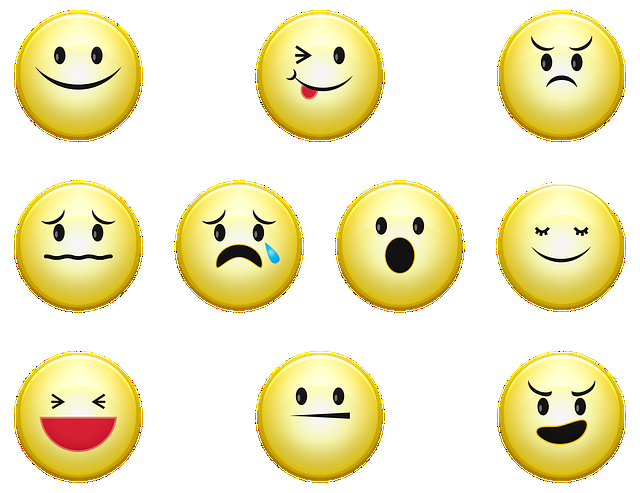
#> input picture Open cv/images/img_6_0.png, 640 x 493 px, found by its file name
$ python c1_cv2_imread_itemset.py
#> lines starting #> are read from the running program, lines starting #| are printed output that depends on the picture; after the words box and inside, x2 and y2 are one past the last pixel; in counts of white or black regions, pixels touching at a corner belong together
# -*- coding: utf-8 -*-
"""
Created on Mon Jul 22 11:35:56 2024

@author: leehj
"""

# -*- coding: utf-8 -*-
"""
Created on Wed Oct 25 16:03:08 2023

@author: Solero
"""

# P95

import cv2
import numpy as np

print(cv2.__version__) # 4.9.0

#%%
img = cv2.imread("./images/img_6_0.png") # 그림 읽기
#> img is the input picture: shape (493, 640, 3); mean B, G, R 192.4, 234.1, 241.3

print(img.shape) # (높이, 너비, 칼라) -> (493, 640, 3)
#| (493, 640, 3)

#%%
height = img.shape[0] # 높이
#> height = 493
width = img.shape[1]  # 너비
#> width = 640
bgr = img.shape[2]    # 컬러(RGB)
#> bgr = 3

print("height:", height)
#| height: 493
print("width:", width)
#| width: 640
print("bgr:", bgr)
#| bgr: 3

#%%


# 세로선
for y in range(0, height):
    # img.itemset(y, x, channel, color) : 해당 위치에 픽셀을 지정
    img.itemset(y, int(width / 2), 0, 0)   # blue
    img.itemset(y, int(width / 2), 1, 0)   # green
    img.itemset(y, int(width / 2), 2, 255) # red
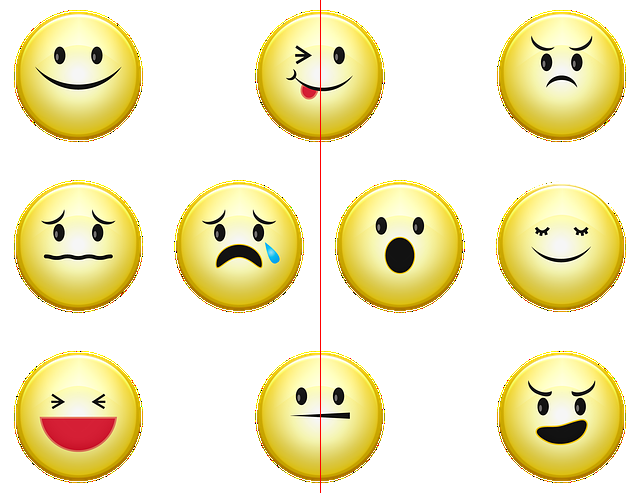
#> img: shape (493, 640, 3); 0.16% of pixels changed, all inside (x1, y1, x2, y2) = (320, 0, 321, 493)

# 가로선
for x in range(0, width):
    img.itemset(int(height / 2), x, 0, 255) # blue
    img.itemset(int(height / 2), x, 1, 0)   # green
    img.itemset(int(height / 2), x, 2, 0)   # red
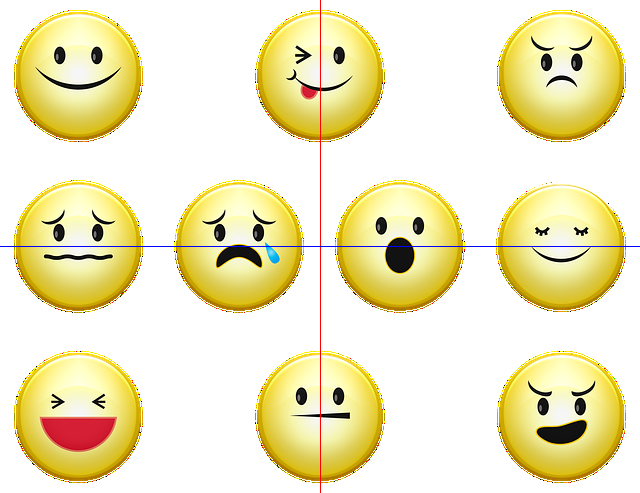
#> img: shape (493, 640, 3); 0.2% of pixels changed, all inside (x1, y1, x2, y2) = (0, 246, 640, 247)


#%%

cv2.namedWindow("image") # 이름을 가진 윈도우 생성
cv2.imshow("image", img)

cv2.waitKey()

cv2.destroyAllWindows() # 열려있는 모두 윈도우 닫음

$ run again, with Open cv/images/img_6_3.png copied over Open cv/images/img_6_0.png
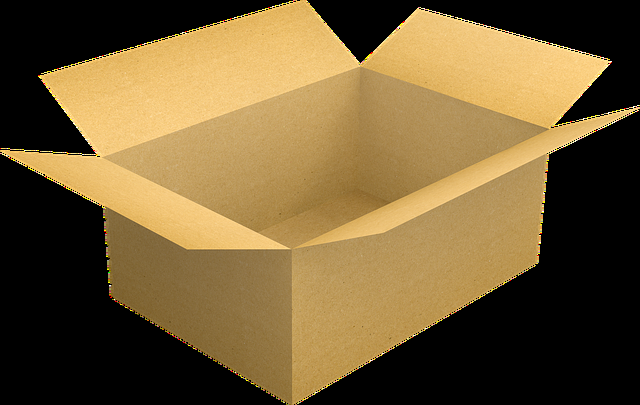
#> input picture Open cv/images/img_6_3.png, 640 x 405 px, found by its file name
#> img is the input picture: shape (405, 640, 3); mean B, G, R 54, 92.7, 114.1
#| (405, 640, 3)
#| height: 405
#| width: 640
#| bgr: 3
#> after the loop `for y in range(0, height):`:
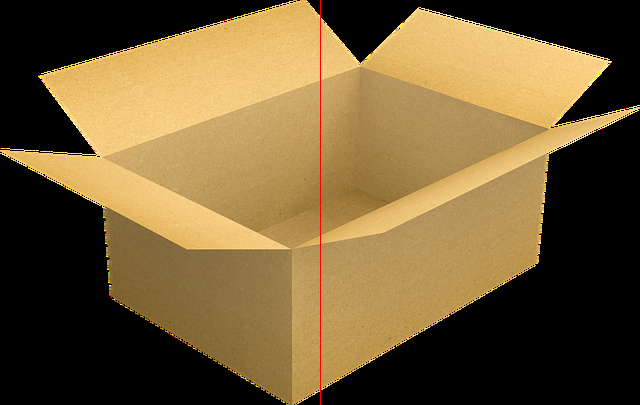
#> img: shape (405, 640, 3); 0.16% of pixels changed, all inside (x1, y1, x2, y2) = (320, 0, 321, 405)
#> after the loop `for x in range(0, width):`:
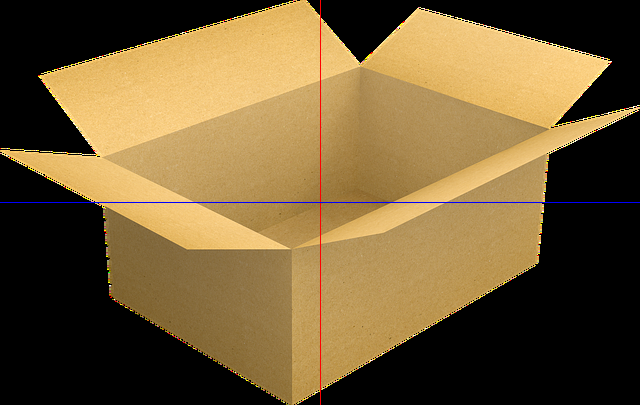
#> img: shape (405, 640, 3); 0.25% of pixels changed, all inside (x1, y1, x2, y2) = (0, 202, 640, 203)

$ run again, with Open cv/images/img_6_4.png copied over Open cv/images/img_6_0.png
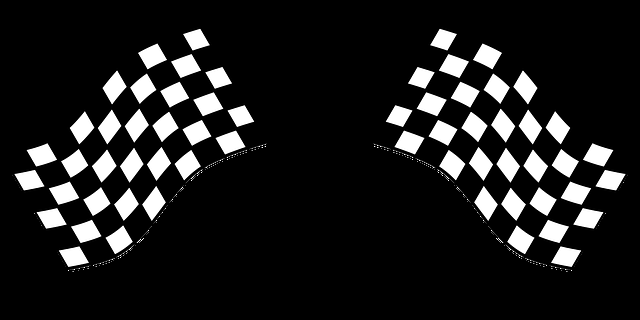
#> input picture Open cv/images/img_6_4.png, 640 x 320 px, found by its file name
#> img is the input picture: shape (320, 640, 3); min 0, max 255, mean 30.2
#| (320, 640, 3)
#| height: 320
#| width: 640
#| bgr: 3
#> after the loop `for y in range(0, height):`:
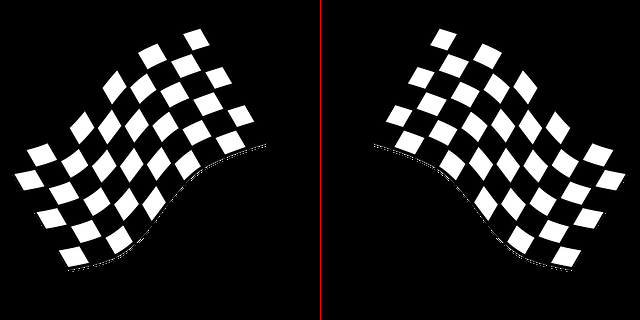
#> img: shape (320, 640, 3); 0.16% of pixels changed, all inside (x1, y1, x2, y2) = (320, 0, 321, 320)
#> after the loop `for x in range(0, width):`:
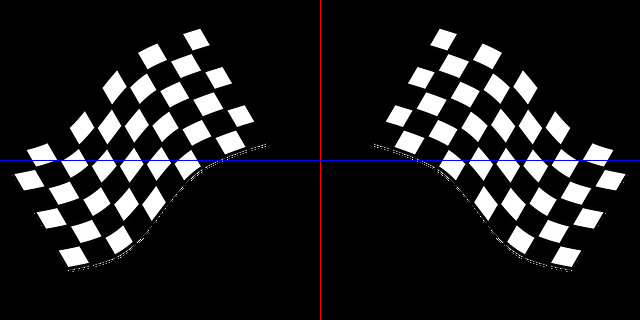
#> img: shape (320, 640, 3); 0.31% of pixels changed, all inside (x1, y1, x2, y2) = (0, 160, 640, 161)
